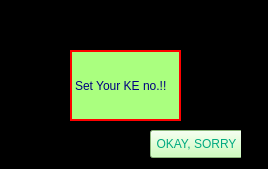
<?xml version="1.0" encoding="UTF-8"?>
<ui version="4.0">
 <class>messageform</class>
 <widget class="QWidget" name="messageform">
  <property name="geometry">
   <rect>
    <x>0</x>
    <y>0</y>
    <width>268</width>
    <height>169</height>
   </rect>
  </property>
  <property name="windowTitle">
   <string>Login Error</string>
  </property>
  <property name="styleSheet">
   <string notr="true">background-color: rgb(0, 0, 0);</string>
  </property>
  <widget class="QWidget" name="widget" native="true">
   <property name="geometry">
    <rect>
     <x>20</x>
     <y>10</y>
     <width>221</width>
     <height>151</height>
    </rect>
   </property>
   <widget class="QLabel" name="label">
    <property name="geometry">
     <rect>
      <x>50</x>
      <y>40</y>
      <width>111</width>
      <height>71</height>
     </rect>
    </property>
    <property name="styleSheet">
     <string notr="true">color: rgb(0, 0, 127);
background-color: rgb(170, 255, 127);
border: 2px solid red;</string>
    </property>
    <property name="text">
     <string>Set Your KE no.!!</string>
    </property>
   </widget>
   <widget class="QPushButton" name="pushbuttonerror">
    <property name="geometry">
     <rect>
      <x>130</x>
      <y>120</y>
      <width>93</width>
      <height>28</height>
     </rect>
    </property>
    <property name="styleSheet">
     <string notr="true">background-color: rgb(194, 255, 172);
color: rgb(0, 170, 127);</string>
    </property>
    <property name="text">
     <string>OKAY, SORRY</string>
    </property>
   </widget>
  </widget>
 </widget>
 <resources/>
 <connections/>
</ui>
